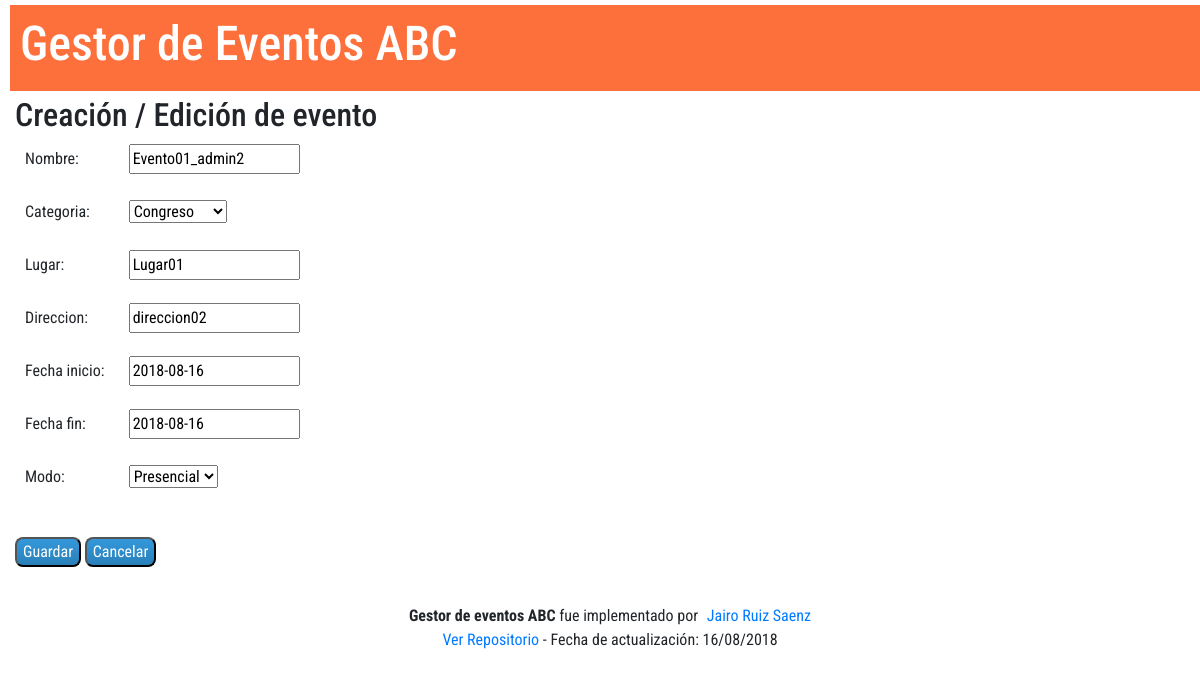
The page /eventos/editar/4 (signed in) on the database its author committed.
### eventos/models.py (models this page shows, shortened)
class Evento(models.Model):
    usuario = models.ForeignKey(User, on_delete=models.CASCADE)
    nombre = models.CharField(max_length=100)
    CONFERENCIA = 'CF'
    SEMINARIO = 'SM'
    CONGRESO = 'CG'
    CURSO = 'CS'
    CATEGORIA_OPCIONES = (
        (CONFERENCIA, 'Conferencia'),
        (SEMINARIO, 'Seminario'),
        (CONGRESO, 'Congreso'),
        (CURSO, 'Curso'),
    )
    categoria = models.CharField(max_length=2,choices=CATEGORIA_OPCIONES,default=CONFERENCIA,)
    lugar = models.CharField(max_length=100)
    direccion = models.CharField(max_length=100)
    fecha_inicio = models.DateField('fecha inicio',default=datetime.now)
    fecha_fin = models.DateField('fecha fin',default=datetime.now)
    fecha_actualizacion = models.DateTimeField('última actualización', auto_now=True)
    fecha_creacion = models.DateTimeField('fecha creacion',auto_now_add=True)
    PRESENCIAL = 'PR'
    VIRTUAL = 'VR'
    MODO_OPCIONES = (
        (PRESENCIAL, 'Presencial'),
        (VIRTUAL, 'Virtual'),
    )
    modo = models.CharField(max_length=2, choices=MODO_OPCIONES, default=PRESENCIAL, )

### eventos/views.py (the view)
# urls.py: url(r'^editar/(?P<pk>\d+)$', EventoUpdate.as_view(), name='edit'),
class EventoUpdate(LoginRequiredMixin,UpdateView):
    model = Evento
    success_url = reverse_lazy('eventos:list')
    fields = ['nombre', 'categoria', 'lugar', 'direccion', 'fecha_inicio', 'fecha_fin', 'modo']

### eventos/templates/eventos/evento_form.html (shortened to what this page needs)
{% extends 'base.html' %}
{% block content %}
    <h2>Creación / Edición de evento</h2>
    <form method="post">
        {{ form.as_p }}
        <form>
            <br>
            <input type="submit" value="Guardar" />
            <input type="button" value="Cancelar" onclick="window.location.href='{% url 'eventos:list' %}'" />
        </form>
    </form>
{% endblock %}

### templates/base.html (style rules this page uses)
* { margin-left: 5px; margin-top: 5px; font-family: 'Roboto Condensed', sans-serif; }
label { width:100px; display: inline-block; }
input[type=submit],input[type=button], button { background: #3498db; background-image: -webkit-linear-gradient(top, #3498db, #2980b9); background-image: -moz-linear-gradient(top, #3498db, #2980b9); background-image: -ms-linear-gradient(top, #3498db, #2980b9); background-image: -o-linear-gradient(top, #3498db, #2980b9); background-image: linear-gradient(to bottom, #3498db, #2980b9); -webkit-border-radius: 1; -moz-border-radius: 1; border-radius: 8px; color: #ffffff; //font-size: 20px; //padding: 7px 20px 7px 20px; //float:left; //margin-right: 15px; //margin-bottom: 0px; }

### rows shown on the page
Evento: nombre "Evento01_admin2", categoria "Congreso", lugar "Lugar01", direccion "direccion02", fecha_inicio "2018-08-16", fecha_fin "2018-08-16", modo "Presencial"
